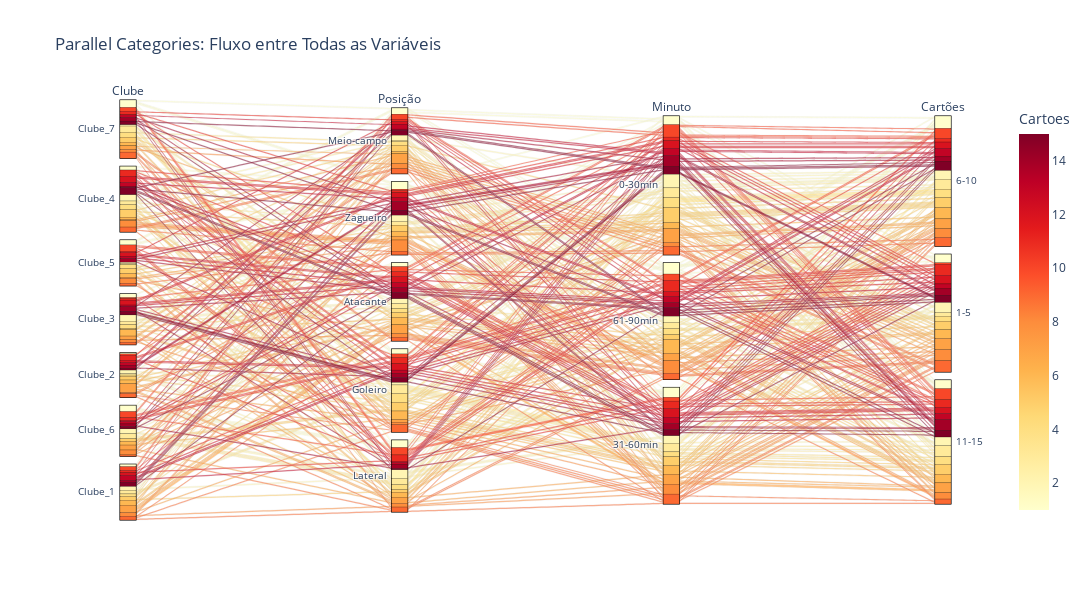

The code cell stored with this chart in its notebook:
### Code cell
import plotly.express as px
import pandas as pd
import numpy as np

# Dados categorizados
np.random.seed(42)
n_samples = 300

df = pd.DataFrame({
    'Clube': np.random.choice([f'Clube_{i}' for i in range(1, 8)], n_samples),
    'Posicao': np.random.choice(['Goleiro', 'Zagueiro', 'Meio-campo', 'Atacante', 'Lateral'], n_samples),
    'Periodo': np.random.choice(['0-30min', '31-60min', '61-90min'], n_samples),
    'Cartoes_Faixa': np.random.choice(['1-5', '6-10', '11-15'], n_samples),
    'Cartoes': np.random.randint(1, 16, n_samples)
})

# Agregar dados
df_agg = df.groupby(['Clube', 'Posicao', 'Periodo', 'Cartoes_Faixa']).size().reset_index(name='Count')

fig = px.parallel_categories(df,
                             dimensions=['Clube', 'Posicao', 'Periodo', 'Cartoes_Faixa'],
                             color='Cartoes',
                             color_continuous_scale='YlOrRd',
                             title='Parallel Categories: Fluxo entre Todas as Variáveis',
                             labels={'Clube': 'Clube', 
                                    'Posicao': 'Posição',
                                    'Periodo': 'Minuto',
                                    'Cartoes_Faixa': 'Cartões'})

fig.update_layout(height=600, width=1200)
fig.show()

### Figure 1 — Plotly figure (JSON) as saved in the notebook; plotly's stock layout.template omitted (floating-point values rounded to 4 significant figures; data arrays with more than 128 entries replaced by an {"elided": "..."} marker saying what was removed)
{"data": [{"dimensions": [{"label": "Clube", "values": {"elided": "300 str values"}}, {"label": "Posição", "values": {"elided": "300 str values"}}, {"label": "Minuto", "values": {"elided": "300 str values"}}, {"label": "Cartões", "values": {"elided": "300 str values"}}], "domain": {"x": [0, 1], "y": [0, 1]}, "line": {"color": {"elided": "300 int values"}, "coloraxis": "coloraxis"}, "name": "", "type": "parcats"}], "layout": {"coloraxis": {"colorbar": {"title": {"text": "Cartoes"}}, "colorscale": [[0, "rgb(255,255,204)"], [0.125, "rgb(255,237,160)"], [0.25, "rgb(254,217,118)"], [0.375, "rgb(254,178,76)"], [0.5, "rgb(253,141,60)"], [0.625, "rgb(252,78,42)"], [0.75, "rgb(227,26,28)"], [0.875, "rgb(189,0,38)"], [1, "rgb(128,0,38)"]]}, "height": 600, "legend": {"tracegroupgap": 0}, "title": {"text": "Parallel Categories: Fluxo entre Todas as Variáveis"}, "width": 1200}}
